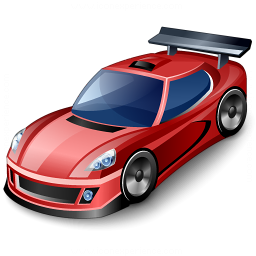
#> input picture img/sports_car.png, 256 x 256 px
$ python '07. Trackbars.py'
#> lines starting #> are read from the running program, lines starting #| are printed output that depends on the picture; after the words box and inside, x2 and y2 are one past the last pixel; in counts of white or black regions, pixels touching at a corner belong together
import cv2
import numpy as np


def empty(q):
    pass


cv2.namedWindow("TrackBars")
cv2.resizeWindow("TrackBars", 640, 240)
cv2.createTrackbar("Hue Min", "TrackBars", 0, 179, empty)
cv2.createTrackbar("Hue Max", "TrackBars", 166, 179, empty)
cv2.createTrackbar("Sat Min", "TrackBars", 47, 179, empty)
cv2.createTrackbar("Sat Max", "TrackBars", 179, 179, empty)
cv2.createTrackbar("Val Min", "TrackBars", 0, 255, empty)
cv2.createTrackbar("Val Max", "TrackBars", 255, 255, empty)

while True:
    img = cv2.imread("img/sports_car.png")
#> img is the input picture: shape (256, 256, 3); mean B, G, R 175.5, 171.4, 195.7

    imgHSV = cv2.cvtColor(img, cv2.COLOR_BGR2HSV)
#> imgHSV: shape (256, 256, 3); mean H, S, V 14.6, 55.5, 202.5
    h_min = cv2.getTrackbarPos("Hue Min", "TrackBars")
    h_max = cv2.getTrackbarPos("Hue Max", "TrackBars")
    s_min = cv2.getTrackbarPos("Sat Min", "TrackBars")
    s_max = cv2.getTrackbarPos("Sat Max", "TrackBars")
    v_min = cv2.getTrackbarPos("Val Min", "TrackBars")
    v_max = cv2.getTrackbarPos("Val Max", "TrackBars")

    lower = np.array([h_min, s_min, v_min])
    upper = np.array([h_max, s_max, v_max])
    mask = cv2.inRange(imgHSV, lower, upper)
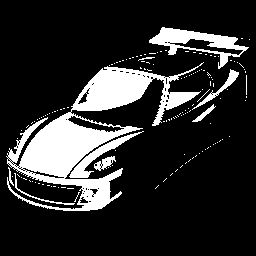
#> mask: shape (256, 256); 17.6% white; 145 white regions (136 under 20 px), largest, box (x1, y1, x2, y2) and area: (6, 62, 204, 211) 8537, (149, 27, 249, 69) 1373, (69, 131, 144, 178) 617
    imgResult = cv2.bitwise_and(img, img, mask=mask)
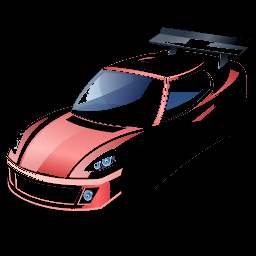
#> imgResult: shape (256, 256, 3); mean B, G, R 22.2, 20.4, 30

    cv2.imshow("Image", img)
    cv2.imshow("HSV Image", imgHSV)
    cv2.imshow("Mask", mask)
    cv2.imshow("Image Result", imgResult)
    cv2.waitKey(1)

$ run again, with img/cards.png copied over img/sports_car.png
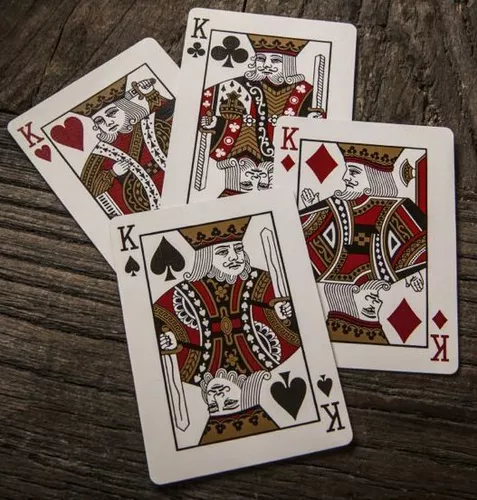
#> input picture img/cards.png, 477 x 500 px
#> img is the input picture: shape (500, 477, 3); mean B, G, R 88.1, 96.6, 109.9
#> imgHSV: shape (500, 477, 3); mean H, S, V 20.2, 76.8, 109.9
#> `mask = cv2.inRange(imgHSV, lower, upper)`:
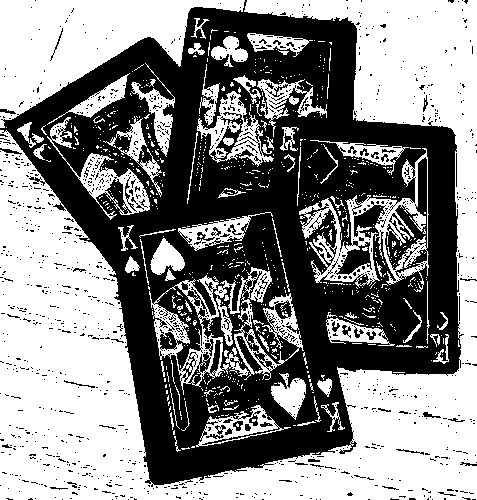
#> mask: shape (500, 477); 52.9% white; 1210 black regions (1153 under 20 px), largest, box (x1, y1, x2, y2) and area: (0, 0, 464, 487) 106332, (274, 300, 292, 319) 197, (194, 232, 215, 245) 78
#> `imgResult = cv2.bitwise_and(img, img, mask=mask)`:
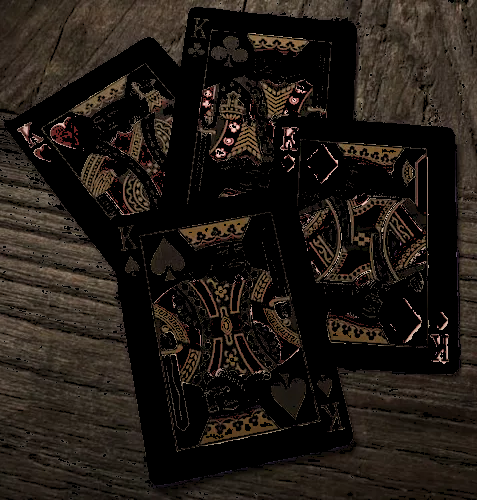
#> imgResult: shape (500, 477, 3); mean B, G, R 21.2, 26.6, 33

$ run again, with img/shapes.png copied over img/sports_car.png
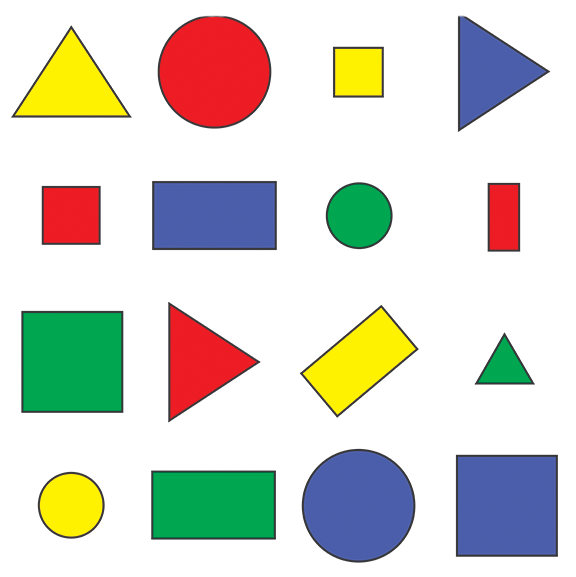
#> input picture img/shapes.png, 576 x 577 px
#> img is the input picture: shape (577, 576, 3); mean B, G, R 205.2, 214.3, 214.3
#> imgHSV: shape (577, 576, 3); mean H, S, V 31.4, 56.1, 234.3
#> `mask = cv2.inRange(imgHSV, lower, upper)`:
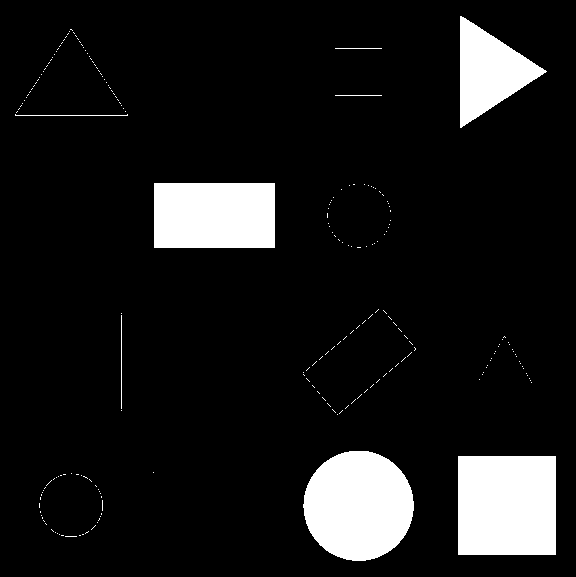
#> mask: shape (577, 576); 9.9% white; 217 white regions (209 under 20 px), largest, box (x1, y1, x2, y2) and area: (458, 456, 556, 555) 9702, (303, 451, 414, 561) 9540, (154, 183, 275, 248) 7865
#> `imgResult = cv2.bitwise_and(img, img, mask=mask)`:
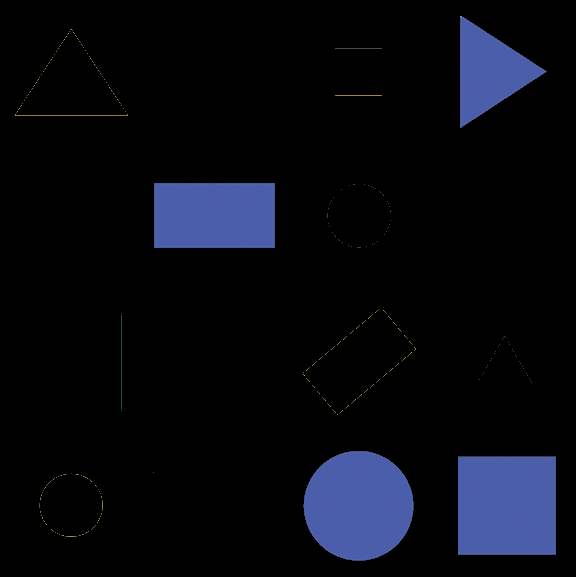
#> imgResult: shape (577, 576, 3); mean B, G, R 16.4, 9.3, 7.5
